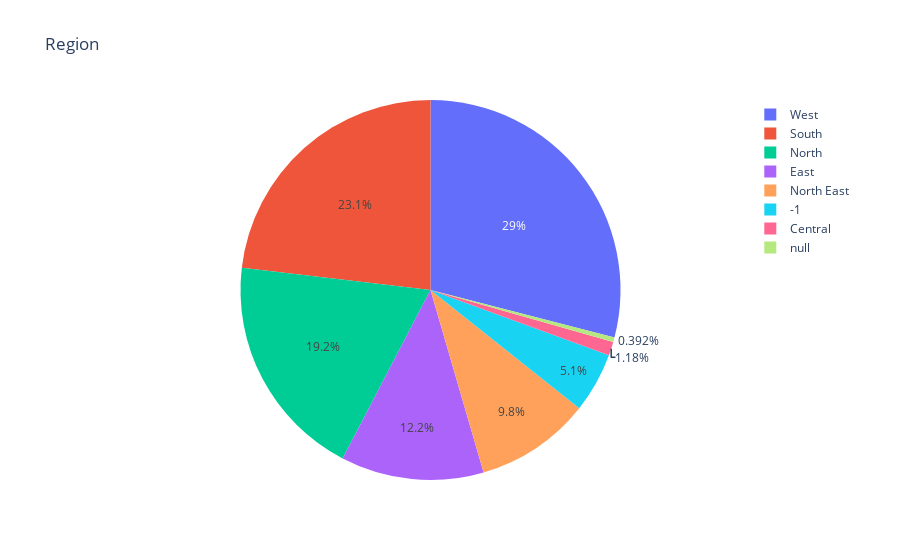

This figure's notebook cell:
### Code cell
px.pie(df, names='region', title='Region')

### Figure 1 — Plotly figure (JSON) as saved in the notebook; plotly's stock layout.template omitted (floating-point values rounded to 4 significant figures; data arrays with more than 128 entries replaced by an {"elided": "..."} marker saying what was removed)
{"data": [{"domain": {"x": [0, 1], "y": [0, 1]}, "hovertemplate": "region=%{label}<extra></extra>", "labels": {"elided": "255 str values"}, "legendgroup": "", "name": "", "showlegend": true, "type": "pie"}], "layout": {"legend": {"tracegroupgap": 0}, "title": {"text": "Region"}}}
